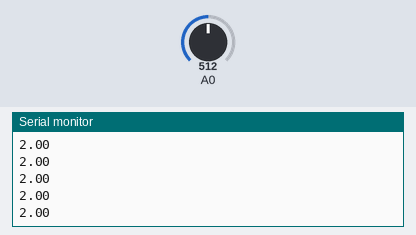
A sketch run on a simulated Arduino Uno, built with avr-gcc and run on an emulated ATmega328P. Shown: the last lines printed to the serial monitor. The inputs (shaded band) are chosen by the test bench; at power-on: A0 = 512.

Above: at 1.2 s.
1.3 s: A0 set to 716
At 1.9 s:
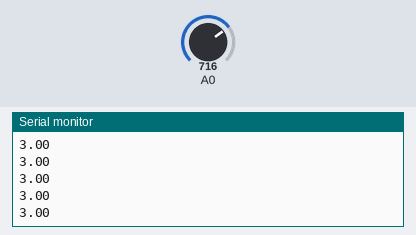
2.8 s: A0 set to 900
At 3.9 s:
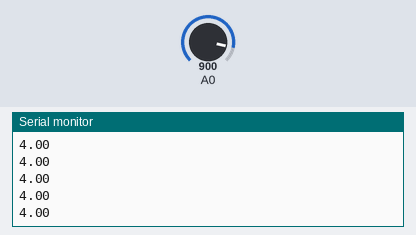
Timing chart, 0 to 5.8 s (numbered marks = the images above; inputs shaded):
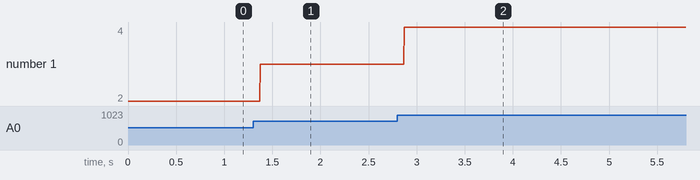

The sketch:

analogico.ino
```cpp
int voltajeA0;
void setup() {
  // put your setup code here, to run once:
  Serial.begin(9600);


}

void loop() {
  // put your main code here, to run repeatedly:
voltajeA0 = analogRead(A0); //recibe pin analogico y devuelve de 0 a 1023
//Serial.println(voltajeA0);
//float valorMapeado =(float)voltajeA0*(float)5/(float)1023;
float valorMapeado = map(voltajeA0,0,1023,0,5);


//map(voltajeA0,0,1023,0,5);
Serial.println(valorMapeado);

}
```

Measured:
- after the input at 1.3 s, the serial monitor: prints a new line after 0.07 s (image 1)
- after the input at 2.8 s, the serial monitor: prints a new line after 0.07 s (image 2)
- plotted number 1: 2 → 3 after the input at 1.3 s, 3 → 4 after the input at 2.8 s
